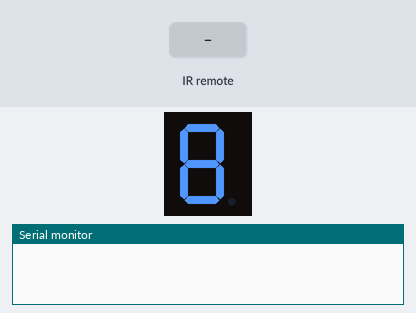
Recording of a sketch running on a simulated Arduino Uno, built with avr-gcc and run on an emulated ATmega328P. On the bench: 1-digit seven-segment display, the last lines printed to the serial monitor. Wiring (inferred from the names in the program): 1-digit 7-segment display, segments lit when HIGH: segments pin 4, pin 5, pin 6, pin 7, pin 8, pin 9, pin 10. The inputs (shaded band) are chosen by the test bench. The segment pins are drawn as the display they are named for.

Above: at 1.2 s.
1.3 s: infrared code 0xC received
At 1.6 s:
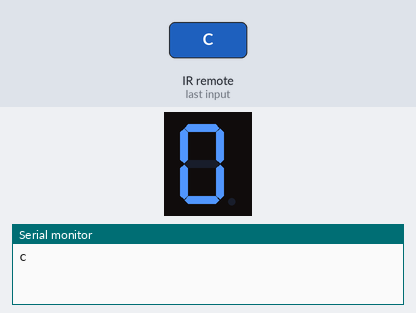
2.8 s: infrared code 0x10 received
At 4.0 s:
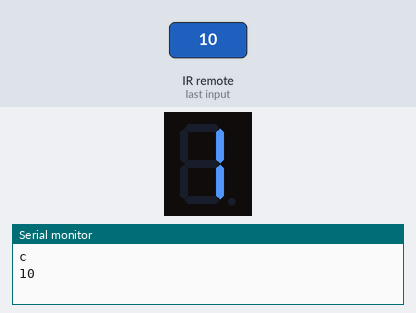
4.3 s: infrared code 0x1A received
At 5.2 s:
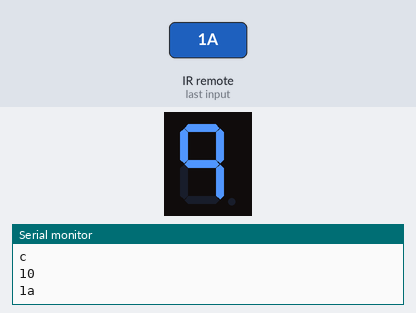
5.8 s: infrared code 0x11 received
At 6.4 s:
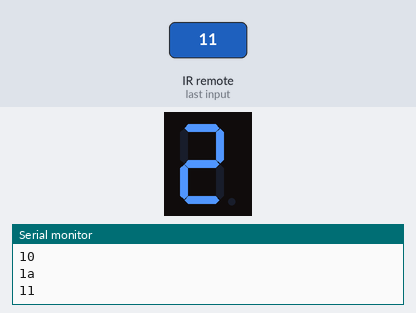
7.3 s: infrared code 0x12 received
At 7.6 s:
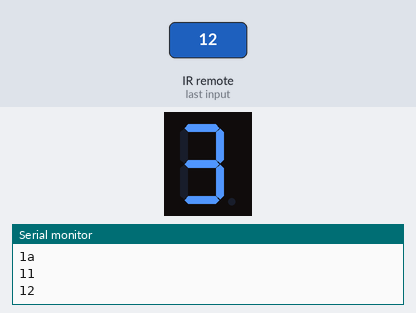
8.8 s: infrared code 0x14 received
At 10.0 s:
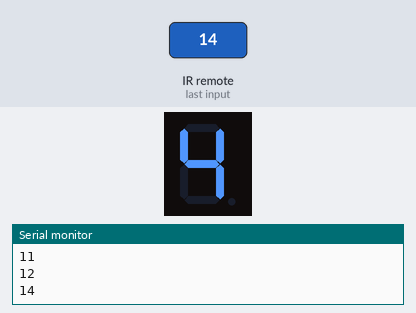
Timing chart, 0 to 11.3 s (numbered marks = the images above; inputs shaded):
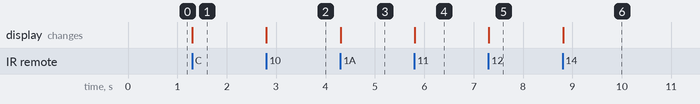

The sketch:

5_-_delulu.ino
```cpp
// (licence header left out)
#include <IRremote.h>

int ligmaballs = 2;
int output;

int segmentPins[] = {4,5,6,7,8,9,10};

//vv imported
const int numDigits = 10; //max digits

const byte digits[numDigits][7] = {//sir's better library
  {1,1,1,1,1,1,0},//0
  {0,1,1,0,0,0,0},//1
  {1,1,0,1,1,0,1},//2
  {1,1,1,1,0,0,1},//3
  {0,1,1,0,0,1,1},//4
  {1,0,1,1,0,1,1},//5
  {1,0,1,1,1,1,1},//6
  {1,1,1,0,0,0,0},//7
  {1,1,1,1,1,1,1},//8
  {1,1,1,0,0,1,1},//9
};
//^^ imported


void setup()
{

	displayDigit(8);//8 so that i can check if all segments are working

	//vv Imported
	for (int i = 0; i < 7; i++){ //i becomes 0 before the codeblock is run, if i is less than 7, add to i everythime it loops
		pinMode(segmentPins[i], OUTPUT); //sets all pins inside the brackets of line 1 into OUTPUT
  	}
	//^^ Imported

  Serial.begin(9600);
  IrReceiver.begin(ligmaballs); // Start the receiver
}

void loop() {
	//ALL lines with "IrReceiver" is from https://github.com/Arduino-IRremote/Arduino-IRremote/blob/master/examples/SimpleReceiver/SimpleReceiver.ino
  if (IrReceiver.decode()) {
	decode_this_shiz();
    //Serial.println(output);
    displayDigit(output);
    IrReceiver.resume(); // Receive the next value
  }
  delay(100);
}

//my hex code library
//IK ITS SO FKN INEFFICIENT ALRIGHT I JUST WANNA BE ABLE TO
//READ IT THE NEXT TIME I LOOK AT IT
void decode_this_shiz() {

	if (IrReceiver.decodedIRData.command == 0xc) {
		output = 0;
	} else if (IrReceiver.decodedIRData.command == 0x10) {
     	output = 1;
  	} else if (IrReceiver.decodedIRData.command == 0x11) {
     	output = 2;
  	} else if (IrReceiver.decodedIRData.command == 0x12) {
     	output = 3;
  	} else if (IrReceiver.decodedIRData.command == 0x14) {//WHOS IDEA WAS IT TO REMOVE 13!???
     	output = 4;
  	} else if (IrReceiver.decodedIRData.command == 0x15) {
     	output = 5;
  	} else if (IrReceiver.decodedIRData.command == 0x16) {
     	output = 6;
  	} else if (IrReceiver.decodedIRData.command == 0x18) {//HOW DID SUPERSTITION END UP IN CODING BRO WTF
     	output = 7;
  	} else if (IrReceiver.decodedIRData.command == 0x19) {
     	output = 8;
  	} else if (IrReceiver.decodedIRData.command == 0x1a) {
     	output = 9;
  	} else {
		Serial.print("wtf did you just press");
		output = 20;
    }
  if (output != 20) {
	String S = String(IrReceiver.decodedIRData.command, HEX);
	Serial.println(S);
  }


}


//vv imported
void displayDigit(int digit){
  for (int i = 0; i < 7; i++){
	digitalWrite(segmentPins[i], digits[digit][i]);
  }
}
//^^ imported
```

Measured:
- after the input at 1.3 s, the display: changes at once (image 1)
- after the input at 2.8 s, the display: changes at once (image 2)
- after the input at 4.3 s, the display: changes at once (image 3)
- after the input at 5.8 s, the display: changes at once (image 4)
- after the input at 7.3 s, the display: changes at once (image 5)
- after the input at 8.8 s, the display: changes at once (image 6)
